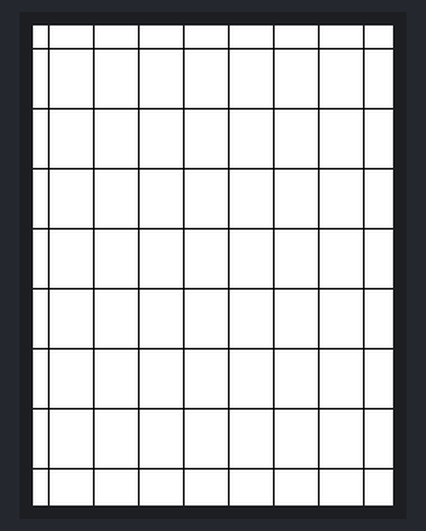
A sketch run on a simulated Arduino Uno, built with avr-gcc and run on an emulated ATmega328P. Parts: 240×320 colour display.

Above: at 0.3 s.

The sketch:

Ej13_linegrid_offset.ino
```cpp
#include <SPFD5408_Adafruit_GFX.h>    // Core graphics library
#include <SPFD5408_Adafruit_TFTLCD.h> // Hardware-specific library

//Arduino UNO Pin Definition
#define LCD_CS A3 // Chip Select goes to Analog 3
#define LCD_CD A2 // Command/Data goes to Analog 2
#define LCD_WR A1 // LCD Write goes to Analog 1
#define LCD_RD A0 // LCD Read goes to Analog 0
#define LCD_RESET A4 // Can alternately just connect to Arduino's reset pin

// Assign human-readable names to some common 16-bit color values:
#define  BLACK   0x0000
#define BLUE    0x001F
#define RED     0xF800
#define GREEN   0x07E0
#define CYAN    0x07FF
#define MAGENTA 0xF81F
#define YELLOW  0xFFE0
#define WHITE   0xFFFF

//Declaracion objeto TFT
Adafruit_TFTLCD tft(LCD_CS, LCD_CD, LCD_WR, LCD_RD, LCD_RESET);

int width, height;

void setup() {
  Serial.begin(9600);
  tft.begin(0x9341); // SDFP5408

  tft.setRotation(0);
  tft.fillScreen(WHITE);

  width = tft.width();
  height = tft.height();

  //Una linea recta requiere de 4 parametros. Posicion inicial, longitud y color
  // Posicion en X --> Direccion horizontal (De izquierda a derecha)
  // Posicion en Y --> Direccion vertical (De arriba a abajo)
  // Longitud --> Distancia en pixeles
  // Color --> En hexadecimal

  // Hay que crear una malla con un offset de 10 pixeles en x y 15 pixeles en y
  // Un offset es una ligera separacion de el origen que sirve para compensar un error de desplazamiento

  int offset_x = 10;
  int offset_y = 15;

  // Hay un numero de filas y columnas definido con las funciones drawFastHLine y drawFastVLine

  // Numero de filas 8 y numero de columnas 8

  int rows = 8;
  int columns = 8;


  //La relacion de separacion de columnas se define como la separacion de anchura entre columna y columna
  //La relacion de separacion de filas se define como la separacion de altura entre fila y fila
  int w = width/columns;
  int h = height/rows;

  //Dibujar las lineas horizontales
  for (int i; i <rows; i++){
    tft.drawFastHLine(0, offset_y + i*h, width, BLACK);
  }

  //Dibujar las lineas horizontales
  for (int i; i <columns; i++){
    tft.drawFastVLine( offset_x + i*w, 0, height, BLACK);
  }
}


void loop() {

}
```
